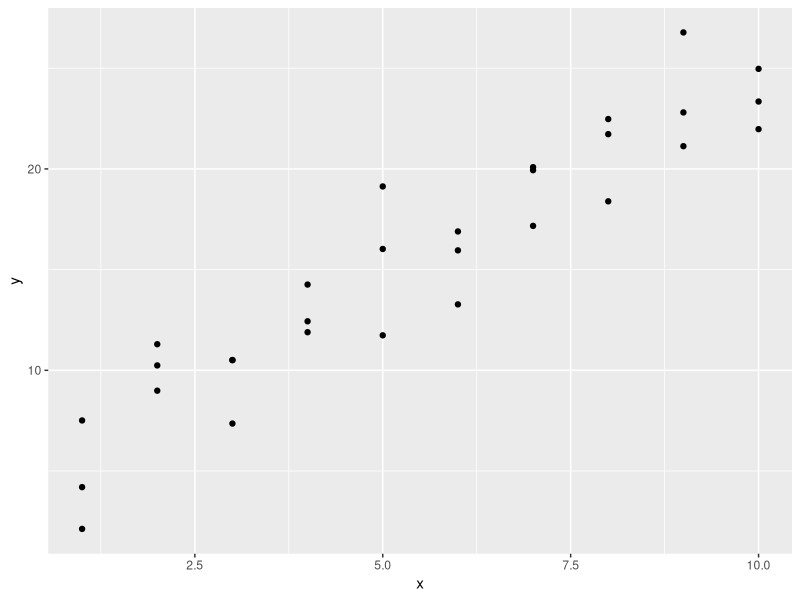
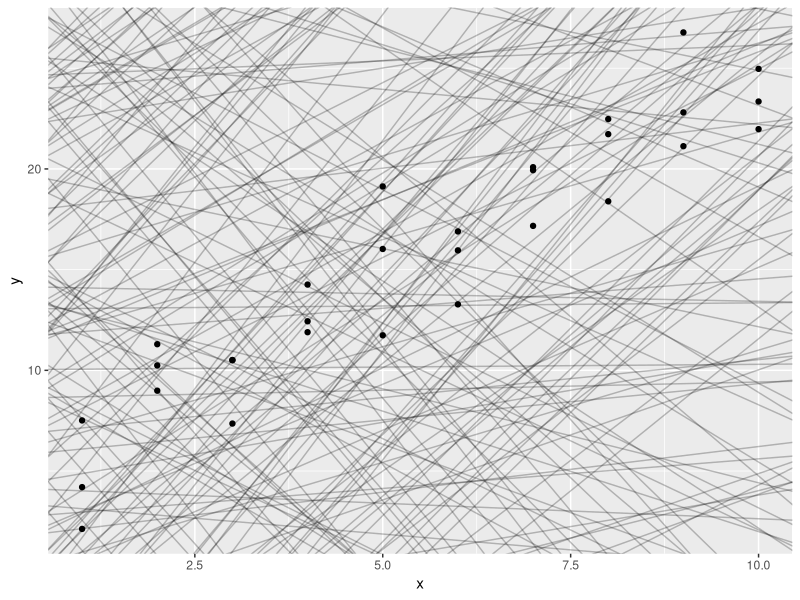
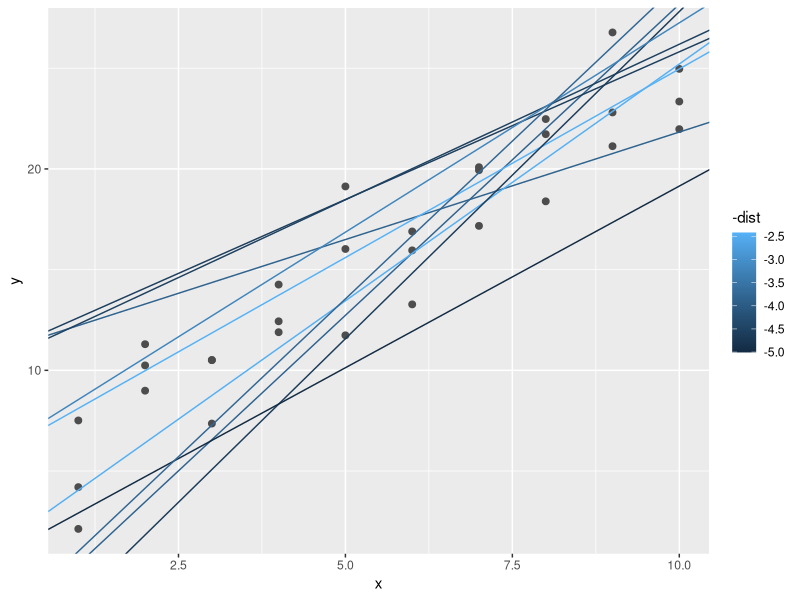
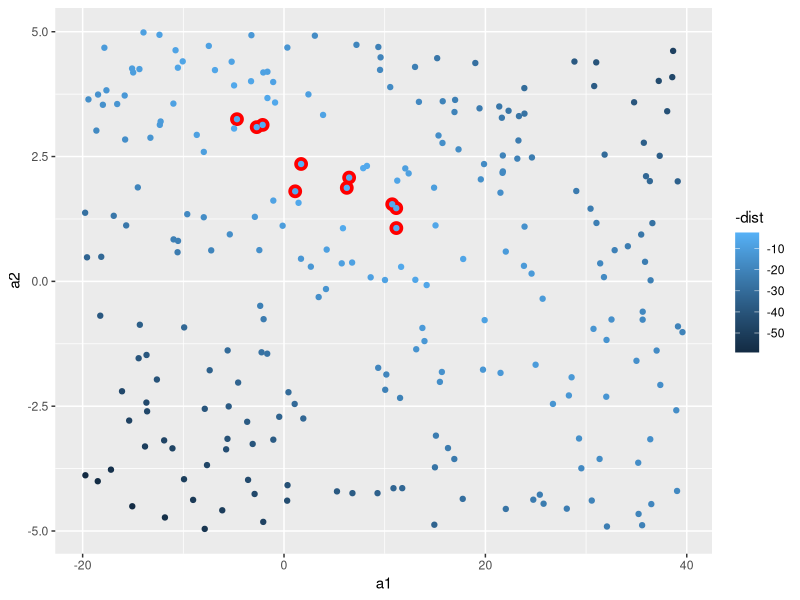
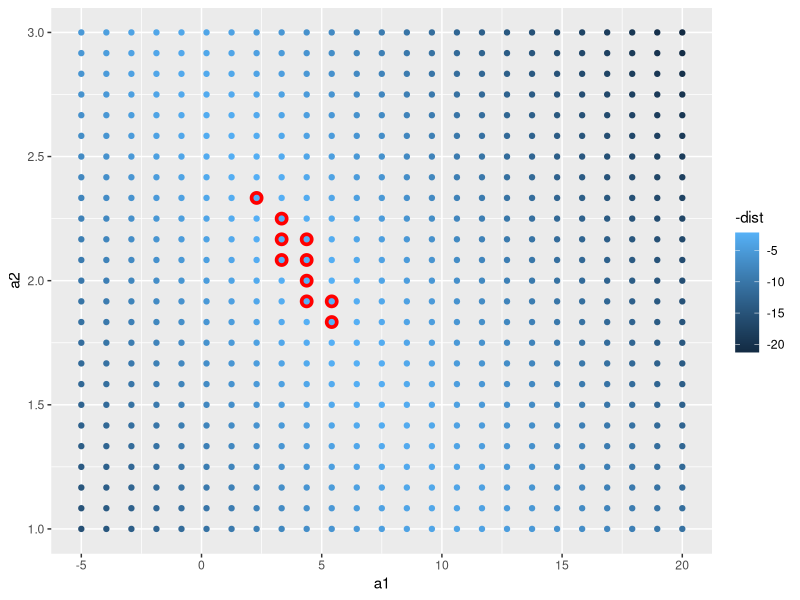
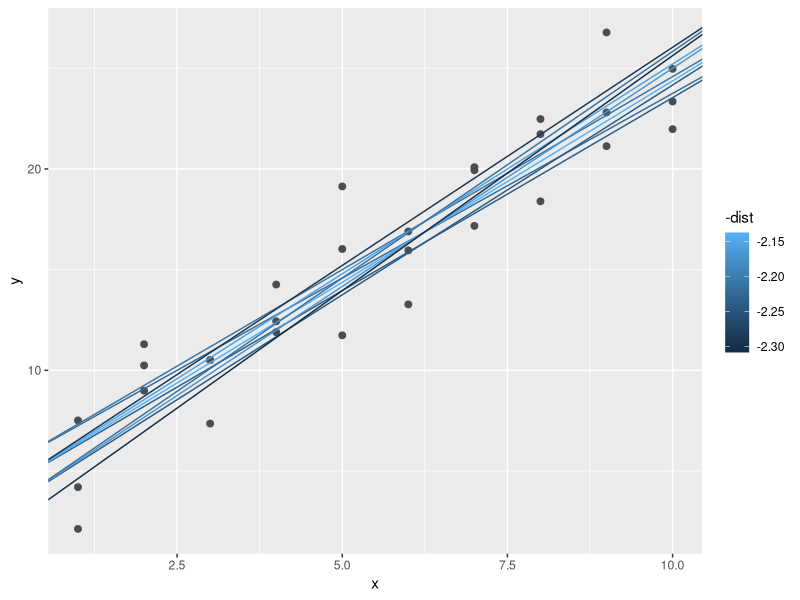
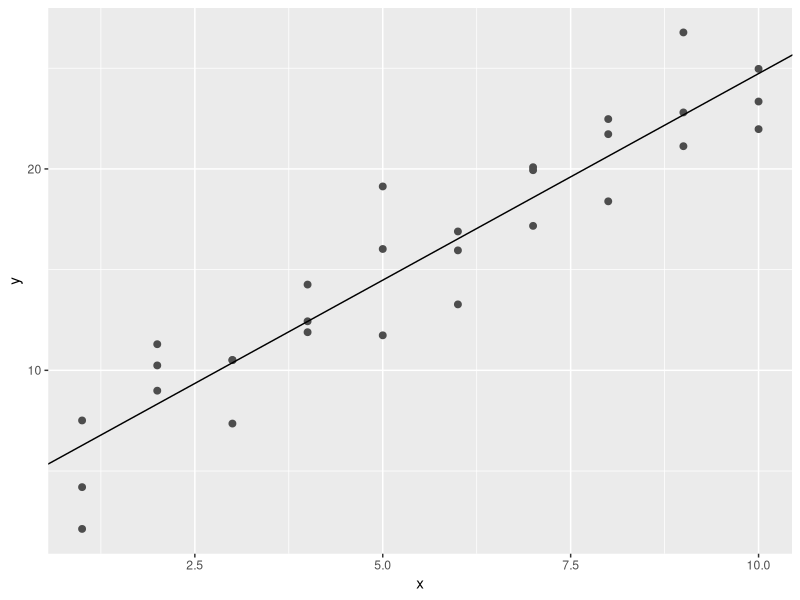
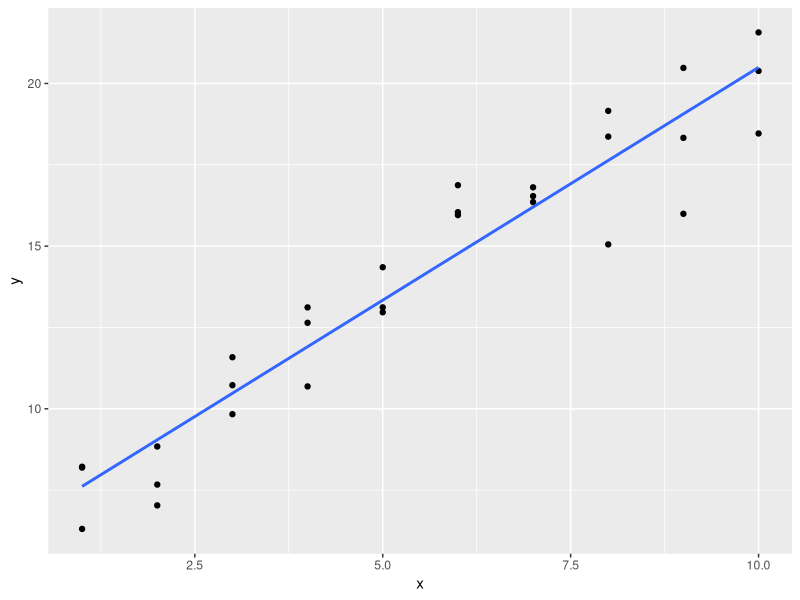

The R script that drew these images, in order: (Note: this script raises an error after producing the figures.)
# R for Data Science Chapter 18
# Model Basics with modelr
# Daniel J. Vera, Ph.D.
library(tidyverse)
library(modelr)
options(na.action = na.warn)

# A Simple Model ----------------------------------------------------------

ggplot(sim1, aes(x, y)) +
  geom_point()

models <- tibble(
  a1 = runif(250, -20, 40),
  a2 = runif(250, -5, 5)
)

ggplot(sim1, aes(x, y)) +
  geom_abline(
    aes(intercept = a1, slope = a2),
    data = models, alpha = 1/4
  ) +
  geom_point()

model1 <- function(a, data) {
  a[1] + data$x * a[2]
}
model1(c(7, 1.5), sim1)

measure_distance <- function(mod, data) {
  diff <- data$y - model1(mod, data)
  sqrt(mean(diff ^ 2))
}
measure_distance(c(7, 1.5), sim1)

sim1_dist <- function(a1, a2) {
  measure_distance(c(a1, a2), sim1)
}

models <- models %>%
  mutate(dist = purrr::map2_dbl(a1, a2, sim1_dist))
models

# overlay the 10 best models on the data.
ggplot(sim1, aes(x, y)) +
  geom_point(size = 2, color = "grey30") +
  geom_abline(
    aes(intercept = a1, slope = a2, color = -dist),
    data = filter(models, rank(dist) <= 10)
  )

ggplot(models, aes(a1, a2)) +
  geom_point(
    data = filter(models, rank(dist) <= 10),
    size = 4, color = "red"
  ) +
  geom_point(aes(color = -dist))

grid <- expand.grid(
  a1 = seq(-5, 20, length = 25),
  a2 = seq(1, 3, length = 25)
  ) %>% 
  mutate(dist = purrr::map2_dbl( a1, a2, sim1_dist))

grid %>%
  ggplot(aes(a1, a2)) +
  geom_point(
    data = filter(grid, rank(dist) <= 10),
    size = 4, color = "red"
  ) +
  geom_point(aes(color = -dist))

ggplot(sim1, aes(x, y)) +
  geom_point(size = 2, color = "grey30") +
  geom_abline(
    aes(intercept = a1, slope = a2, color = -dist),
    data = filter(grid, rank(dist) <= 10)
  )

best <- optim(c(0, 0), measure_distance, data = sim1)
best$par
ggplot(sim1, aes(x, y)) +
  geom_point(size = 2, color = "grey30") +
  geom_abline(intercept = best$par[1], slope = best$par[2])

sim1_mod <- lm(y ~ x, data = sim1)
coef(sim1_mod)

# Exercises 23.2.1 on website:
# http://r4ds.had.co.nz/model-basics.html#exercises-60
# 1. One downside of the linear model is that it is sensitive to unusual
# values because the distance incorporates a squared term. Fit a linear 
# model to the simulated data below, and visualise the results. Rerun a
# few times to generate different simulated datasets. What do you notice
# about the model?

sim1a <- tibble(
  x = rep(1:10, each = 3),
  y = x * 1.5 + 6 + rt(length(x), df = 2)
  )

# Answer:
sim1a
sim1a_lm <- lm(y ~ x, data = sim1a)
coef(sim1a_lm)

ggplot(sim1a, aes(x, y)) +
  geom_point() +
  geom_smooth(method = "lm", se = FALSE)

simt <- function(i) {
  tibble(
    x = rep(1:10, each = 3),
    y = x * 1.5 + 6 + rt(length(x), df = 2),
    .id = i
  )
}

lm_df <- function(.data) {
  mod <- lm(y ~ x, data = .data)
  beta <- coef(mod)
  tibble(intercept = beta[1], slope = beta[2])
}

sims <- map(1:100, simt) %>%
  map_df(lm_df)

ggplot(sims, aes(x = intercept, y = slope)) +
  geom_point()

# 2. One way to make linear models more robust is to use a different 
# distance measure. For example, instead of root-mean-squared distance,
# you could use mean-absolute distance:
measure_distance <- function(mod, data) {
  diff <- data$y - make_prediction(mod, data)
  mean(abs(diff))
}

# Use optim() to fit this model to the simulated data above and compare it
# to the linear model.

ggplot(sim1, aes(x, y)) +
  geom_point()

models <- tibble(
  a1 = runif(250, -20, 40),
  a2 = runif(250, -5, 5)
)

model1 <- function(a, data) {
  a[1] + data$x * a[2]
}

measure_distance_mad <- function(mod, data) {
  diff <- data$y - model1(mod, data)
  mean(abs(diff))
}
measure_distance_mad(c(7, 1.5), sim1)

sim1_dist_mad <- function(a1, a2) {
  measure_distance_mad(c(a1, a2), sim1)
}

models_mad <- models %>%
  mutate(dist = purrr::map2_dbl(a1, a2, sim1_dist_mad))
models_mad

models_se <- models %>%
  mutate(dist = purrr::map2_dbl(a1, a2, sim1_dist))
models_se

# overlay the 10 best models on the data.
ggplot(sim1, aes(x, y)) +
  geom_point(size = 2, color = "grey30") +
  geom_abline(
    aes(intercept = a1, slope = a2),
    data = filter(models_se, rank(dist) <= 5),
    color = "blue"
  ) +
  geom_abline(
    aes(intercept = a1, slope = a2),
    data = filter(models_mad, rank(dist) <= 5),
    color = "red"
  )

models_compare <- models_se %>%
  left_join(models_mad, by = c("a1", "a2")) %>%
  mutate(diff = dist.x - dist.y)
models_compare

best <- optim(c(0, 0), measure_distance_mad, data = sim1)
best$par

ggplot(sim1, aes(x, y)) +
  geom_point(size = 2, color = "grey30") +
  geom_abline(intercept = best$par[1], slope = best$par[2]) +
  geom_smooth(method = "lm", se = FALSE)

sim1_mod <- lm(y ~ x, data = sim1)
coef(sim1_mod)

# 3. One challenge with performing numerical optimisation is that it’s only
# guaranteed to find one local optima. What’s the problem with optimising a 
# three parameter model like this?

model1 <- function(a, data) {
  a[1] + data$x * a[2] + a[3]
}


# Any values where (a[1] + a[3]) == (a'[1] + a'[3]) have same fit.
# Essentially you can just combine the constant term.

# Visualizing Models ------------------------------------------------------
# Predictions

grid <- sim1 %>%
  data_grid(x)
grid

grid <- grid %>%
  add_predictions(sim1_mod)
grid

ggplot(sim1, aes(x)) +
  geom_point(aes(y = y)) +
  geom_line(
    aes(y = pred),
    data = grid,
    color = "red",
    size = 1
  )

sim1 <- sim1 %>%
  add_residuals(sim1_mod)
sim1

# Frequency polygon of residuals
ggplot(sim1, aes(resid)) +
  geom_freqpoly(binwidth = 0.5)

ggplot(sim1, aes(x, resid)) +
  geom_ref_line(h = 0) +
  geom_point()

# Exercises 23.3.3 on website:
# http://r4ds.had.co.nz/model-basics.html#exercises-61
# 1. Instead of using lm() to fit a straight line, you can use loess() to fit 
# a smooth curve. Repeat the process of model fitting, grid generation, 
# predictions, and visualisation on sim1 using loess() instead of lm(). 
# How does the result compare to geom_smooth()?
sim1_mod_loess <- loess(y ~ x, data = sim1)
grid_loess <- sim1 %>%
  data_grid(x) %>%
  add_predictions(sim1_mod_loess)

sim1_loess <- sim1 %>%
  add_predictions(sim1_mod_loess) %>%
  add_residuals(sim1_mod_loess)

ggplot(sim1, aes(x, y)) +
  geom_point() +
  geom_smooth()

ggplot(sim1, aes(x)) +
  geom_point(aes(y = y)) +
  geom_line(
    aes(y = pred),
    data = grid_loess,
    color = "red",
    size = 1
  )


# looks the same to me. In fact the message even says geom_smooth()
# uses method 'loess.'

ggplot(sim1, aes(x, resid)) +
  geom_ref_line(h = 0) +
  geom_point() +
  geom_point(data = sim1_loess, aes(sim1_loess$x, sim1_loess$resid),
             fill = "red", shape = 24)

# 2. add_predictions() is paired with gather_predictions() and 
# spread_predictions(). How do these three functions differ?

# add_prediction adds a single new column, .pred, to the input data. 
# spread_predictions adds one column for each model. gather_prections 
# adds two columns .model and .pred, and repeats the input rows for 
# each model.

df <- tibble::data_frame(
  x = sort(runif(100)),
  y = 5 * x + 0.5 * x ^ 2 + 3 + rnorm(length(x))
)
df
plot(df)

m1 <- lm(y ~ x, data = df)
grid <- data.frame(x = seq(0, 1, length = 10))
grid %>% add_predictions(m1)

m2 <- lm(y ~ poly(x, 2), data = df)
grid %>% spread_predictions(m1, m2)
grid %>% gather_predictions(m1, m2)

# 3. What does geom_ref_line() do? What package does it come from? 
# Why is displaying a reference line in plots showing residuals useful and 
# important?

# Adds a reference line, defaults to double sized and white, 
# h for horizontal, v for vertical and it comes from modelr, even 
# though it works with a ggplot2 plot.

# Its important to see where the line x = 0, or h = 0 for code, is and to
# see empirically if the reference line is in the middle of the graph,
# implying the residuals have mean 0.

# 4. Why might you want to look at a frequency polygon of absolute residuals? 
# What are the pros and cons compared to looking at the raw residuals?

# Frequency polygon makes it easer to judge the distribution of residuals.
# From jrnold's solutions:
# The frequency polygon makes it easier to judge whether the variance and/or 
# absolute size of the residuals varies with respect to x. This is called 
# heteroskedasticity, and results in incorrect standard errors in inference. 
# In prediction, this provides insight into where the model is working well and
# where it is not. What is lost, is that since the absolute values are shown, 
# whether the model is over-predicting or underpredicting, or on average 
# correctly predicting in different regions of x cannot be determined.

# Formulas and Model Families ---------------------------------------------
